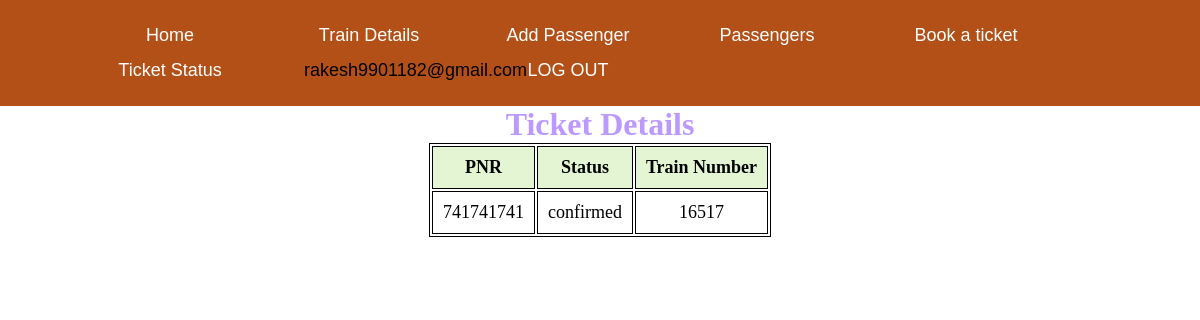
The app's page /ticketdetails.php (signed in) with its own data.
### tables this page shows
CREATE TABLE `ticket` (
  `user_id` varchar(30) NOT NULL,
  `pnr` int(10) NOT NULL,
  `status` varchar(20) NOT NULL DEFAULT 'confirmed',
  `train_num` int(10) NOT NULL
);

### ticketdetails.php (the view, shortened to what this page needs)
<?php
$conn = mysqli_connect("localhost","root","","reservation");
$email =$_SESSION['user_info'] ;
$sql = "select * from ticket where user_id='$email'";
$result=$conn->query($sql);
?>
<!DOCTYPE html>
<html lang="en">
<head>
</head>
<body>
<?php
include("header.php"); ?>
<section>
        <h1>Ticket Details</h1>
        <table>
            <tr>
                <th>PNR</th>
                <th>Status</th>
                <th>Train Number</th>
            </tr>
            <?php
                while($rows=$result->fetch_assoc())
                {
             ?>
            <tr>
                <td><?php echo $rows['pnr'];?></td>
                <td><?php echo $rows['status'];?></td>
                <td><?php echo $rows['train_num'];?></td>
            </tr>
            <?php
                }
             ?>
        </table>
    </section>
</body>
</html>

### css/header.css (style rules this page uses)
* { margin:0px; }

### ticketdetails.php (style rules this page uses)
table { margin: 0 auto; font-size: large; border: 1px solid black; }
h1 { text-align: center; color: rgb(187, 153, 255); font-size: xx-large; font-family: 'Gill Sans', 'Gill Sans MT', ' Calibri', 'Trebuchet MS', 'sans-serif'; }
td { background-color: white; border: 1px solid black; }
th, td { font-weight: bold; border: 1px solid black; padding: 10px; text-align: center; }
th { background-color:#E4F5D4; }
td { font-weight: lighter; }
html { background: url(https://cdn.pixabay.com/photo/2021/12/09/14/11/railway-6858240_960_720.jpg) no-repeat center center fixed; -webkit-background-size: cover; -moz-background-size: cover; -o-background-size: cover; background-size: cover; }

### records on screen
ticket: pnr "741741741", status "confirmed", train_num "16517"

### other values on screen
$_SESSION['user_info'] "rakesh9901182@gmail.com"
